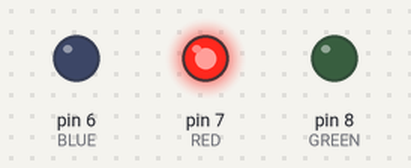
A sketch run on a simulated Arduino Uno, built with avr-gcc and run on an emulated ATmega328P. Parts: output pins drawn as LEDs (lit = HIGH).

Above: at 0.5 s.
At 1.5 s:
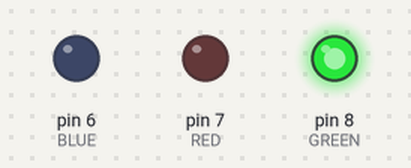
At 5.5 s:
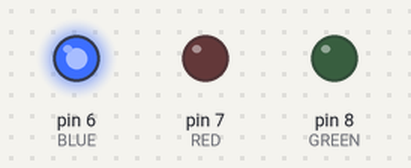
Timing chart, 0 to 6.9 s (numbered marks = the images above):
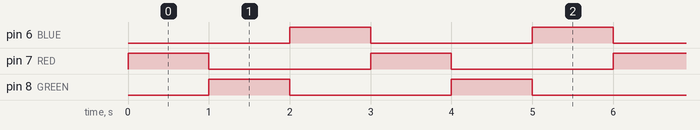

The sketch:

01-open-led-rights-.ino
```cpp
int RED = 7;
int GREEN = 8;
int BLUE = 6;

void setup() {
  pinMode(RED, OUTPUT);
  pinMode(GREEN, OUTPUT);
  pinMode(BLUE, OUTPUT);
}

void loop() {
  digitalWrite(RED, HIGH);
  digitalWrite(GREEN, LOW);
  digitalWrite(BLUE, LOW);
  delay(1000);
  digitalWrite(RED, LOW);
  digitalWrite(GREEN, HIGH);
  digitalWrite(BLUE, LOW);
  delay(1000);
  digitalWrite(RED, LOW);
  digitalWrite(GREEN, LOW);
  digitalWrite(BLUE, HIGH);
  delay(1000);
}
```

Measured:
- by itself, pin 6 (BLUE), pin 7 (RED), pin 8 (GREEN): alternates HIGH for 1.0 s and LOW for 2.0 s
- by itself, everything shown: repeats every 3.0 s, in 3 steps
